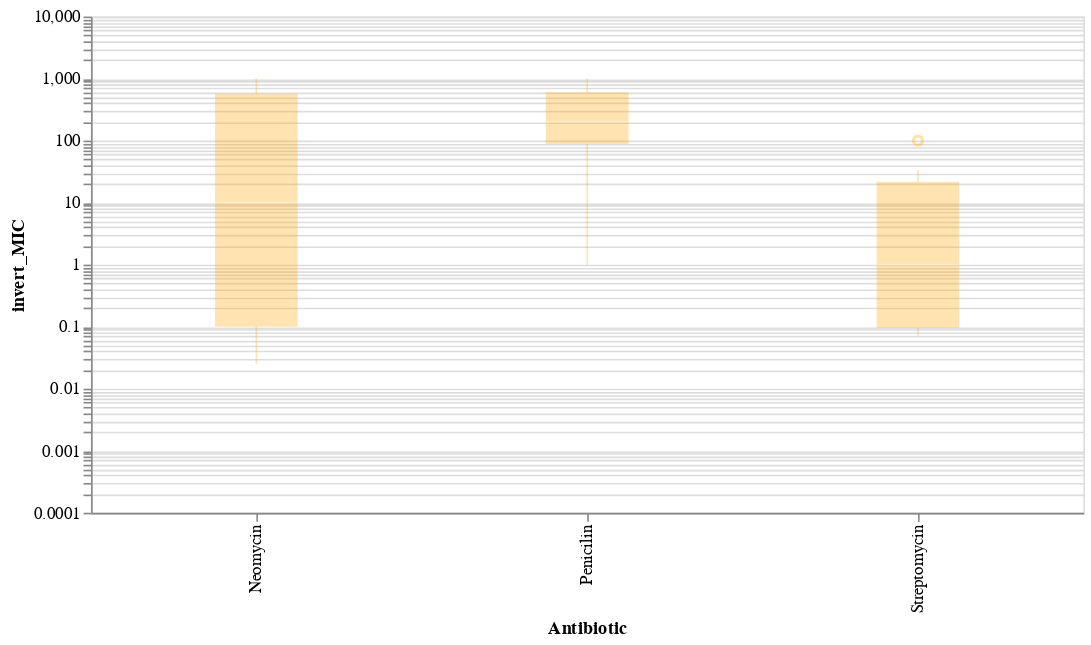

The code cell stored with this chart in its notebook:
### Code cell
box1 = alt.Chart(data).transform_filter(
    alt.datum.Gram_Staining == 'positive',
).transform_calculate(
    invert_MIC = "1.0/datum.MIC",
).mark_boxplot(color="orange",size=50,opacity=0.3).encode(
    x="Antibiotic:N",
    y=alt.Y("invert_MIC:Q",scale=alt.Scale(type="log",domain=[0.0001, 10000])),
).properties(width=600)

box2 = alt.Chart(data).transform_filter(
    alt.datum.Gram_Staining != 'positive',
).transform_calculate(
    invert_MIC = "1.0/datum.MIC",
).mark_boxplot(color="blue",size=50,opacity=0.3).encode(
    x="Antibiotic:N",
    y=alt.Y("invert_MIC:Q",scale=alt.Scale(type="log",domain=[0.0001, 10000])),
).properties(width=600)


box1

### Figure 1 — Vega-Lite specification as saved in the notebook (floating-point values rounded to 4 significant figures)
{"config": {"view": {"continuousWidth": 400, "continuousHeight": 300}}, "data": {"name": "data-7a1e331d45b5e39fe499073775468faf"}, "mark": {"type": "boxplot", "color": "orange", "opacity": 0.3, "size": 50}, "encoding": {"x": {"type": "nominal", "field": "Antibiotic"}, "y": {"type": "quantitative", "field": "invert_MIC", "scale": {"domain": [0.0001, 10000], "type": "log"}}}, "transform": [{"filter": "(datum.Gram_Staining === 'positive')"}, {"calculate": "1.0/datum.MIC", "as": "invert_MIC"}], "width": 600, "$schema": "https://vega.github.io/schema/vega-lite/v4.0.2.json", "datasets": {"data-7a1e331d45b5e39fe499073775468faf": [{"Bacteria": "Aerobacter aerogenes", "Antibiotic": "Penicilin", "MIC": 870.0, "Gram_Staining": "negative"}, {"Bacteria": "Brucella abortus", "Antibiotic": "Penicilin", "MIC": 1.0, "Gram_Staining": "negative"}, {"Bacteria": "Brucella anthracis", "Antibiotic": "Penicilin", "MIC": 0.001, "Gram_Staining": "positive"}, {"Bacteria": "Diplococcus pneumoniae", "Antibiotic": "Penicilin", "MIC": 0.005, "Gram_Staining": "positive"}, {"Bacteria": "Escherichia coli", "Antibiotic": "Penicilin", "MIC": 100.0, "Gram_Staining": "negative"}, {"Bacteria": "Klebsiella pneumoniae", "Antibiotic": "Penicilin", "MIC": 850.0, "Gram_Staining": "negative"}, {"Bacteria": "Mycobacterium tuberculosis", "Antibiotic": "Penicilin", "MIC": 800.0, "Gram_Staining": "negative"}, {"Bacteria": "Proteus vulgaris", "Antibiotic": "Penicilin", "MIC": 3.0, "Gram_Staining": "negative"}, {"Bacteria": "Pseudomonas aeruginosa ", "Antibiotic": "Penicilin", "MIC": 850.0, "Gram_Staining": "negative"}, {"Bacteria": "Salmonella (Eberthella) typhosa ", "Antibiotic": "Penicilin", "MIC": 1.0, "Gram_Staining": "negative"}, {"Bacteria": "Salmonella schottmuelleri ", "Antibiotic": "Penicilin", "MIC": 10.0, "Gram_Staining": "negative"}, {"Bacteria": "Staphylococcus albus ", "Antibiotic": "Penicilin", "MIC": 0.007, "Gram_Staining": "positive"}, {"Bacteria": "Staphylococcus aureus ", "Antibiotic": "Penicilin", "MIC": 0.03, "Gram_Staining": "positive"}, {"Bacteria": "Streptococcus fecalis ", "Antibiotic": "Penicilin", "MIC": 1.0, "Gram_Staining": "positive"}, {"Bacteria": "Streptococcus hemolyticus ", "Antibiotic": "Penicilin", "MIC": 0.001, "Gram_Staining": "positive"}, {"Bacteria": "Streptococcus viridans", "Antibiotic": "Penicilin", "MIC": 0.005, "Gram_Staining": "positive"}, {"Bacteria": "Aerobacter aerogenes", "Antibiotic": "Streptomycin ", "MIC": 1.0, "Gram_Staining": "negative"}, {"Bacteria": "Brucella abortus", "Antibiotic": "Streptomycin ", "MIC": 2.0, "Gram_Staining": "negative"}, {"Bacteria": "Brucella anthracis", "Antibiotic": "Streptomycin ", "MIC": 0.01, "Gram_Staining": "positive"}, {"Bacteria": "Diplococcus pneumoniae", "Antibiotic": "Streptomycin ", "MIC": 11.0, "Gram_Staining": "positive"}, {"Bacteria": "Escherichia coli", "Antibiotic": "Streptomycin ", "MIC": 0.4, "Gram_Staining": "negative"}, {"Bacteria": "Klebsiella pneumoniae", "Antibiotic": "Streptomycin ", "MIC": 1.2, "Gram_Staining": "negative"}, {"Bacteria": "Mycobacterium tuberculosis", "Antibiotic": "Streptomycin ", "MIC": 5.0, "Gram_Staining": "negative"}, {"Bacteria": "Proteus vulgaris", "Antibiotic": "Streptomycin ", "MIC": 0.1, "Gram_Staining": "negative"}, {"Bacteria": "Pseudomonas aeruginosa ", "Antibiotic": "Streptomycin ", "MIC": 2.0, "Gram_Staining": "negative"}, {"Bacteria": "Salmonella (Eberthella) typhosa ", "Antibiotic": "Streptomycin ", "MIC": 0.4, "Gram_Staining": "negative"}, {"Bacteria": "Salmonella schottmuelleri ", "Antibiotic": "Streptomycin ", "MIC": 0.8, "Gram_Staining": "negative"}, {"Bacteria": "Staphylococcus albus ", "Antibiotic": "Streptomycin ", "MIC": 0.1, "Gram_Staining": "positive"}, {"Bacteria": "Staphylococcus aureus ", "Antibiotic": "Streptomycin ", "MIC": 0.03, "Gram_Staining": "positive"}, {"Bacteria": "Streptococcus fecalis ", "Antibiotic": "Streptomycin ", "MIC": 1.0, "Gram_Staining": "positive"}, {"Bacteria": "Streptococcus hemolyticus ", "Antibiotic": "Streptomycin ", "MIC": 14.0, "Gram_Staining": "positive"}, {"Bacteria": "Streptococcus viridans", "Antibiotic": "Streptomycin ", "MIC": 10.0, "Gram_Staining": "positive"}, {"Bacteria": "Aerobacter aerogenes", "Antibiotic": "Neomycin", "MIC": 1.6, "Gram_Staining": "negative"}, {"Bacteria": "Brucella abortus", "Antibiotic": "Neomycin", "MIC": 0.02, "Gram_Staining": "negative"}, {"Bacteria": "Brucella anthracis", "Antibiotic": "Neomycin", "MIC": 0.007, "Gram_Staining": "positive"}, {"Bacteria": "Diplococcus pneumoniae", "Antibiotic": "Neomycin", "MIC": 10.0, "Gram_Staining": "positive"}, {"Bacteria": "Escherichia coli", "Antibiotic": "Neomycin", "MIC": 0.1, "Gram_Staining": "negative"}, {"Bacteria": "Klebsiella pneumoniae", "Antibiotic": "Neomycin", "MIC": 1.0, "Gram_Staining": "negative"}, {"Bacteria": "Mycobacterium tuberculosis", "Antibiotic": "Neomycin", "MIC": 2.0, "Gram_Staining": "negative"}, {"Bacteria": "Proteus vulgaris", "Antibiotic": "Neomycin", "MIC": 0.1, "Gram_Staining": "negative"}, {"Bacteria": "Pseudomonas aeruginosa ", "Antibiotic": "Neomycin", "MIC": 0.4, "Gram_Staining": "negative"}, {"Bacteria": "Salmonella (Eberthella) typhosa ", "Antibiotic": "Neomycin", "MIC": 0.008, "Gram_Staining": "negative"}, {"Bacteria": "Salmonella schottmuelleri ", "Antibiotic": "Neomycin", "MIC": 0.09, "Gram_Staining": "negative"}, {"Bacteria": "Staphylococcus albus ", "Antibiotic": "Neomycin", "MIC": 0.001, "Gram_Staining": "positive"}, {"Bacteria": "Staphylococcus aureus ", "Antibiotic": "Neomycin", "MIC": 0.001, "Gram_Staining": "positive"}, {"Bacteria": "Streptococcus fecalis ", "Antibiotic": "Neomycin", "MIC": 0.1, "Gram_Staining": "positive"}, {"Bacteria": "Streptococcus hemolyticus ", "Antibiotic": "Neomycin", "MIC": 10.0, "Gram_Staining": "positive"}, {"Bacteria": "Streptococcus viridans", "Antibiotic": "Neomycin", "MIC": 40.0, "Gram_Staining": "positive"}]}}
